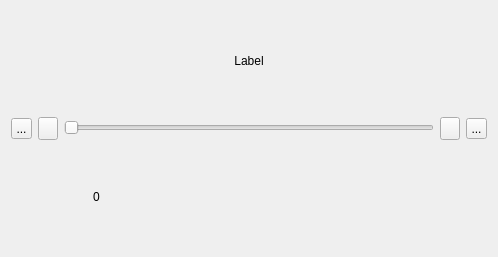
<?xml version="1.0" encoding="UTF-8"?>
<ui version="4.0">
 <class>MegaSlider</class>
 <widget class="QWidget" name="MegaSlider">
  <property name="geometry">
   <rect>
    <x>0</x>
    <y>0</y>
    <width>498</width>
    <height>257</height>
   </rect>
  </property>
  <property name="sizePolicy">
   <sizepolicy hsizetype="MinimumExpanding" vsizetype="Fixed">
    <horstretch>0</horstretch>
    <verstretch>0</verstretch>
   </sizepolicy>
  </property>
  <property name="minimumSize">
   <size>
    <width>100</width>
    <height>60</height>
   </size>
  </property>
  <property name="windowTitle">
   <string>Form</string>
  </property>
  <property name="autoFillBackground">
   <bool>false</bool>
  </property>
  <layout class="QGridLayout" name="gridLayout">
   <item row="0" column="0" colspan="5">
    <widget class="QLabel" name="sliderLabel">
     <property name="sizePolicy">
      <sizepolicy hsizetype="Expanding" vsizetype="Fixed">
       <horstretch>0</horstretch>
       <verstretch>0</verstretch>
      </sizepolicy>
     </property>
     <property name="minimumSize">
      <size>
       <width>70</width>
       <height>20</height>
      </size>
     </property>
     <property name="frameShape">
      <enum>QFrame::NoFrame</enum>
     </property>
     <property name="text">
      <string>Label</string>
     </property>
     <property name="scaledContents">
      <bool>false</bool>
     </property>
     <property name="alignment">
      <set>Qt::AlignCenter</set>
     </property>
    </widget>
   </item>
   <item row="1" column="2">
    <widget class="QSlider" name="slider">
     <property name="sizePolicy">
      <sizepolicy hsizetype="Expanding" vsizetype="Fixed">
       <horstretch>90</horstretch>
       <verstretch>0</verstretch>
      </sizepolicy>
     </property>
     <property name="minimumSize">
      <size>
       <width>0</width>
       <height>20</height>
      </size>
     </property>
     <property name="maximum">
      <number>1000</number>
     </property>
     <property name="singleStep">
      <number>0</number>
     </property>
     <property name="pageStep">
      <number>0</number>
     </property>
     <property name="orientation">
      <enum>Qt::Horizontal</enum>
     </property>
     <property name="tickPosition">
      <enum>QSlider::NoTicks</enum>
     </property>
     <property name="tickInterval">
      <number>0</number>
     </property>
    </widget>
   </item>
   <item row="2" column="0" colspan="5">
    <widget class="QFrame" name="frame">
     <property name="sizePolicy">
      <sizepolicy hsizetype="Expanding" vsizetype="Fixed">
       <horstretch>0</horstretch>
       <verstretch>0</verstretch>
      </sizepolicy>
     </property>
     <property name="minimumSize">
      <size>
       <width>0</width>
       <height>20</height>
      </size>
     </property>
     <property name="frameShape">
      <enum>QFrame::NoFrame</enum>
     </property>
     <property name="frameShadow">
      <enum>QFrame::Plain</enum>
     </property>
     <widget class="QLabel" name="number">
      <property name="geometry">
       <rect>
        <x>50</x>
        <y>0</y>
        <width>71</width>
        <height>21</height>
       </rect>
      </property>
      <property name="text">
       <string>0</string>
      </property>
      <property name="alignment">
       <set>Qt::AlignCenter</set>
      </property>
     </widget>
    </widget>
   </item>
   <item row="1" column="1">
    <widget class="QToolButton" name="leftButton">
     <property name="sizePolicy">
      <sizepolicy hsizetype="MinimumExpanding" vsizetype="Fixed">
       <horstretch>5</horstretch>
       <verstretch>0</verstretch>
      </sizepolicy>
     </property>
     <property name="minimumSize">
      <size>
       <width>10</width>
       <height>20</height>
      </size>
     </property>
     <property name="text">
      <string/>
     </property>
     <property name="icon">
      <iconset resource="widgetIcons.qrc">
       <normaloff>:/icons/left</normaloff>:/icons/left</iconset>
     </property>
    </widget>
   </item>
   <item row="1" column="3">
    <widget class="QToolButton" name="rightButton">
     <property name="sizePolicy">
      <sizepolicy hsizetype="MinimumExpanding" vsizetype="Fixed">
       <horstretch>5</horstretch>
       <verstretch>0</verstretch>
      </sizepolicy>
     </property>
     <property name="minimumSize">
      <size>
       <width>10</width>
       <height>20</height>
      </size>
     </property>
     <property name="text">
      <string/>
     </property>
     <property name="icon">
      <iconset resource="widgetIcons.qrc">
       <normaloff>:/icons/right</normaloff>:/icons/right</iconset>
     </property>
    </widget>
   </item>
   <item row="1" column="0">
    <widget class="QToolButton" name="minButton">
     <property name="sizePolicy">
      <sizepolicy hsizetype="MinimumExpanding" vsizetype="Fixed">
       <horstretch>5</horstretch>
       <verstretch>0</verstretch>
      </sizepolicy>
     </property>
     <property name="minimumSize">
      <size>
       <width>10</width>
       <height>20</height>
      </size>
     </property>
     <property name="text">
      <string>...</string>
     </property>
     <property name="icon">
      <iconset resource="widgetIcons.qrc">
       <normaloff>:/icons/begin</normaloff>:/icons/begin</iconset>
     </property>
    </widget>
   </item>
   <item row="1" column="4">
    <widget class="QToolButton" name="maxButton">
     <property name="sizePolicy">
      <sizepolicy hsizetype="MinimumExpanding" vsizetype="Fixed">
       <horstretch>5</horstretch>
       <verstretch>0</verstretch>
      </sizepolicy>
     </property>
     <property name="minimumSize">
      <size>
       <width>10</width>
       <height>20</height>
      </size>
     </property>
     <property name="text">
      <string>...</string>
     </property>
     <property name="icon">
      <iconset resource="widgetIcons.qrc">
       <normaloff>:/icons/end</normaloff>:/icons/end</iconset>
     </property>
    </widget>
   </item>
  </layout>
 </widget>
 <resources>
  <include location="widgetIcons.qrc"/>
 </resources>
 <connections/>
</ui>
